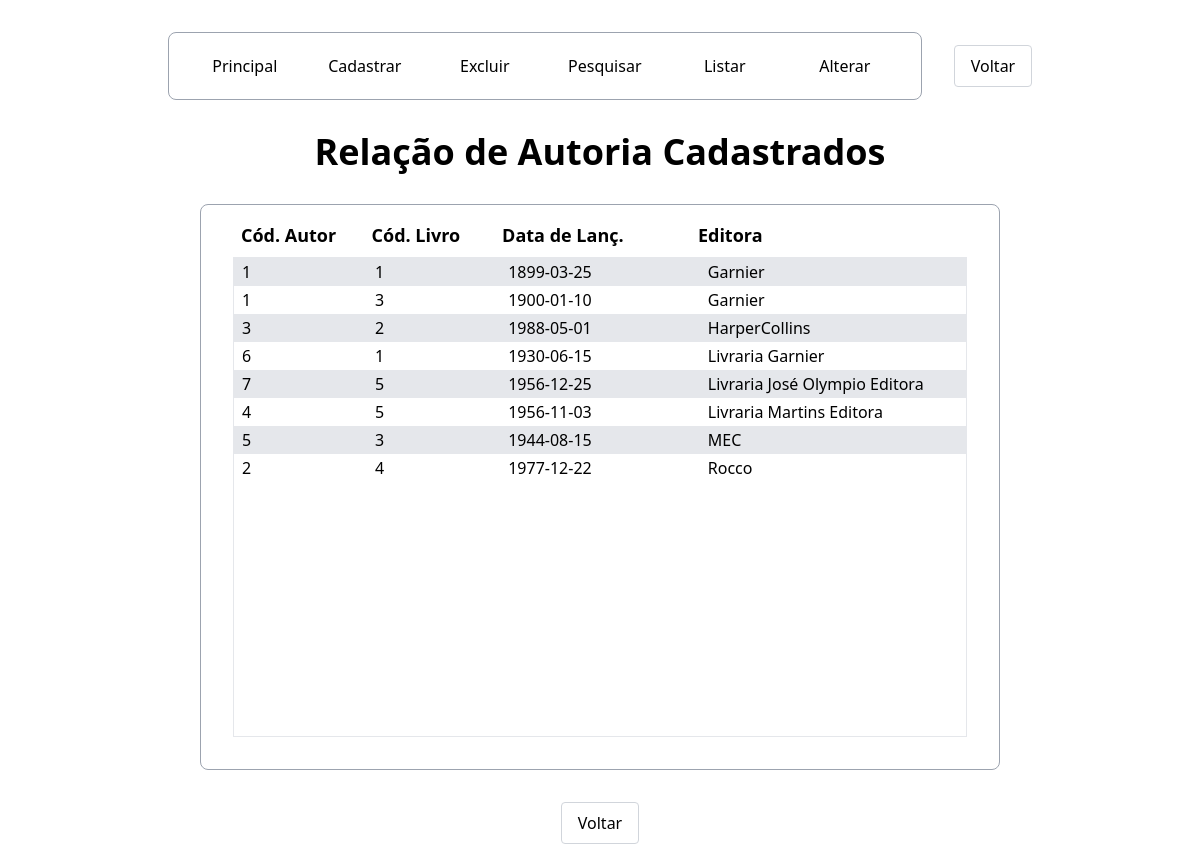
/autoria/autoria/operacao/listar.php, run on the app's committed database.
### tables this page shows
CREATE TABLE `autoria` (
  `cod_autor` int(10) UNSIGNED NOT NULL,
  `cod_livro` int(10) UNSIGNED NOT NULL,
  `data_lancamento` date NOT NULL,
  `editora` varchar(50) NOT NULL
);

### autoria/autoria/Autoria.php (called while the page is built, shortened)
<?php
class Autoria
{
    function listar()
    {
        try
        {
            $this->conn = new Conectar();
            $sql = $this->conn->prepare("select * from autoria order by editora");
            $sql->execute();
            return $sql->fetchAll();
        }
        catch (PDOException $exc)
        {
            echo "Erro ao executar a consulta. " . $exc->getMessage();
        }
    }
}
?>

### autoria/autoria/operacao/listar.php (the view, shortened to what this page needs)
<!DOCTYPE html>
<html lang="pt-br">
<head>
    <link rel="stylesheet" href="../../../assets/css/output.css">
</head>
<body class="max-h-screen">
    <?php
    include_once '../Autoria.php';
    $autoria = new Autoria();
    $listar_autoria = $autoria->listar();
    ?>
    <?php include("../../../componentes/BarraMenuInterna.php") ?>
    <div class="flex flex-col gap-8 w-fit mx-auto mt-8 h-[50%]">
    <h1 class="regular-title">
            Relação de Autoria Cadastrados
        </h1>
        <div
            role="table"
            class="
            flex flex-col
            text-left
            w-[800px]
            mx-auto p-8 pt-4
            border border-gray-400 rounded-lg
            ">
            <div role="row" class="grid grid-cols-11 text-lg font-semibold mr-4 *:px-2 *:pb-2">
                <div role="cell" class="col-span-2">
                    Cód. Autor
                </div>
                <div role="cell" class="col-span-2">
                    Cód. Livro
                </div>
                <div role="cell" class="col-span-3">
                    Data de Lanç.
                </div>
                <div role="cell" class="col-span-4">
                    Editora
                </div>
            </div>
            <div role="rowgroup" class="
                border overflow-y-scroll h-[480px]
                [&>*:nth-child(odd)]:bg-gray-200 *:*:px-2
                ">
                <?php foreach ($listar_autoria as $registro) { ?>
                <div role="row" class="
                    grid grid-cols-11 py-0.5
                    ">
                    <div role="cell" class="col-span-2">
                        <?php echo $registro[0]; ?>
                    </div>
                    <div role="cell" class="col-span-2">
                        <?php echo $registro[1]; ?>
                    </div>
                    <div role="cell" class="col-span-3">
                        <?php echo $registro[2]; ?>
                    </div>
                    <div role="cell" class="col-span-4">
                        <?php echo $registro[3]; ?>
                    </div>
                </div>
                <?php } ?>
            </div>
        </div>
        <?php include("../../../componentes/BotaoVoltar.php") ?>
    </div>
</body>
</html>

### data on the page
autoria: cod_autor "1", cod_livro "1", data_lancamento "1899-03-25", editora "Garnier"
autoria: cod_autor "1", cod_livro "3", data_lancamento "1900-01-10", editora "Garnier"
autoria: cod_autor "3", cod_livro "2", data_lancamento "1988-05-01", editora "HarperCollins"
autoria: cod_autor "6", cod_livro "1", data_lancamento "1930-06-15", editora "Livraria Garnier"
autoria: cod_autor "7", cod_livro "5", data_lancamento "1956-12-25", editora "Livraria José Olympio Editora"
autoria: cod_autor "4", cod_livro "5", data_lancamento "1956-11-03", editora "Livraria Martins Editora"
autoria: cod_autor "5", cod_livro "3", data_lancamento "1944-08-15", editora "MEC"
autoria: cod_autor "2", cod_livro "4", data_lancamento "1977-12-22", editora "Rocco"
